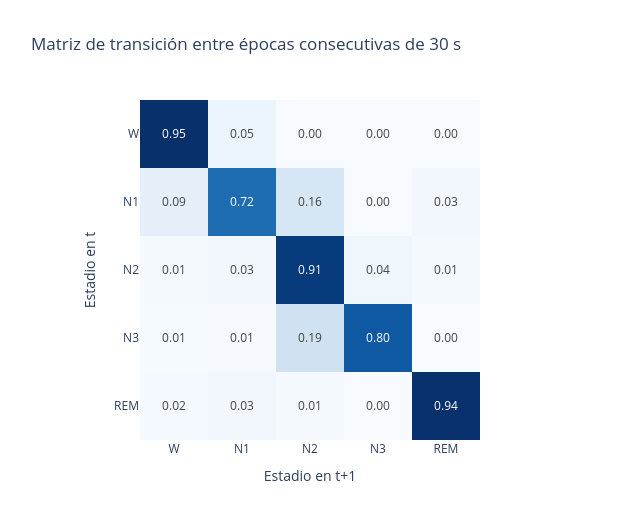

Notebook code for this chart:
### Markdown cell above
## 2.1 Matriz de transiciones

### Code cell
def transiciones(secuencia):
    """Cuenta pares (etapa en t, etapa en t+1) para épocas consecutivas y válidas."""
    etapas = secuencia["etapa"].to_numpy()
    tiempos = secuencia["onset_s"].to_numpy()
    contiguas = np.isclose(np.diff(tiempos), DURACION_EPOCA)
    origen, destino = etapas[:-1][contiguas], etapas[1:][contiguas]
    validas = np.isin(origen, ORDEN) & np.isin(destino, ORDEN)
    return pd.DataFrame({"desde": origen[validas], "hacia": destino[validas]})


pares = pd.concat([transiciones(s["ventana"]) for s in secuencias.values()], ignore_index=True)

conteo = pd.crosstab(pares["desde"], pares["hacia"]).reindex(index=ORDEN, columns=ORDEN, fill_value=0)
matriz = conteo.div(conteo.sum(axis=1), axis=0)  # probabilidad condicional por fila

fig = px.imshow(matriz, x=ORDEN, y=ORDEN, text_auto=".2f", color_continuous_scale="Blues",
                labels={"x": "Estadio en t+1", "y": "Estadio en t", "color": "P(t+1 | t)"},
                title="Matriz de transición entre épocas consecutivas de 30 s")
fig.update_layout(width=620, height=520, coloraxis_showscale=False)
fig.show()

permanece = np.diag(matriz.to_numpy()).round(3)
print("Probabilidad de permanecer en el mismo estadio:")
for etapa, p in zip(ORDEN, permanece):
    print(f"  {etapa:>3}: {p:.3f}")
print(f"\nGlobal: {(pares['desde'] == pares['hacia']).mean():.3f} de las épocas repiten el estadio anterior.")

### Figure 1 — Plotly figure (JSON) as saved in the notebook; plotly's stock layout.template omitted (floating-point values rounded to 4 significant figures)
{"data": [{"coloraxis": "coloraxis", "hovertemplate": "Estadio en t+1: %{x}<br>Estadio en t: %{y}<br>P(t+1 | t): %{z}<extra></extra>", "name": "0", "texttemplate": "%{z:.2f}", "type": "heatmap", "x": ["W", "N1", "N2", "N3", "REM"], "xaxis": "x", "y": ["W", "N1", "N2", "N3", "REM"], "yaxis": "y", "z": [[0.9462, 0.05022, 0.002371, 7.601e-05, 0.001125], [0.08857, 0.7243, 0.1584, 0.0003719, 0.02841], [0.01487, 0.02651, 0.9084, 0.03829, 0.01191], [0.00983, 0.005453, 0.1869, 0.7969, 0.0009984], [0.01811, 0.0275, 0.0128, 3.879e-05, 0.9415]]}], "layout": {"coloraxis": {"colorbar": {"title": {"text": "P(t+1 | t)"}}, "colorscale": [[0.0, "rgb(247,251,255)"], [0.125, "rgb(222,235,247)"], [0.25, "rgb(198,219,239)"], [0.375, "rgb(158,202,225)"], [0.5, "rgb(107,174,214)"], [0.625, "rgb(66,146,198)"], [0.75, "rgb(33,113,181)"], [0.875, "rgb(8,81,156)"], [1.0, "rgb(8,48,107)"]], "showscale": false}, "height": 520, "title": {"text": "Matriz de transición entre épocas consecutivas de 30 s"}, "width": 620, "xaxis": {"anchor": "y", "constrain": "domain", "domain": [0.0, 1.0], "scaleanchor": "y", "title": {"text": "Estadio en t+1"}}, "yaxis": {"anchor": "x", "autorange": "reversed", "constrain": "domain", "domain": [0.0, 1.0], "title": {"text": "Estadio en t"}}}}
